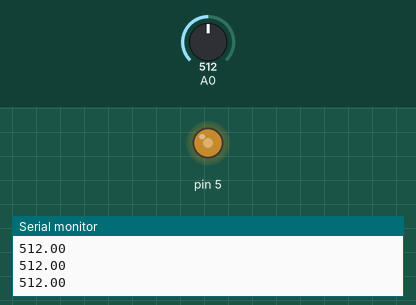
This sketch was run on a simulated Arduino Uno, built with avr-gcc and run on an emulated ATmega328P. Parts: output pins drawn as LEDs (lit = HIGH), the last lines printed to the serial monitor. The inputs (shaded band) are chosen by the test bench; at power-on: A0 = 512.

Above: at 1.2 s.
1.3 s: A0 set to 716
At 2.2 s:
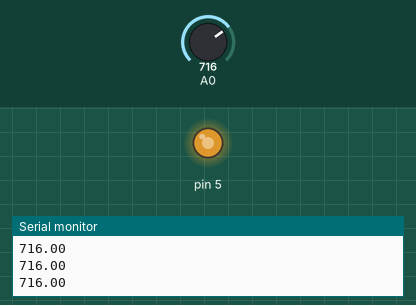
2.8 s: A0 set to 900
At 3.2 s:
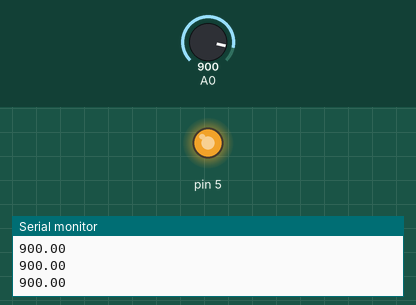
4.3 s: A0 set to 122
At 5.5 s:
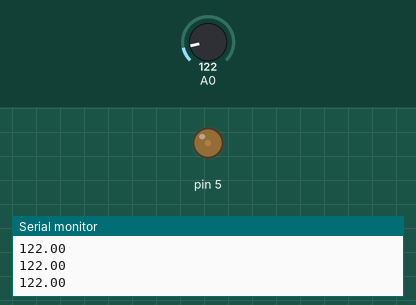
5.8 s: A0 set to 0
At 6.8 s:
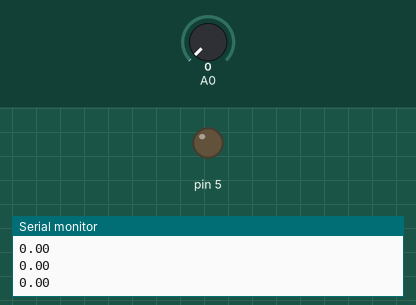
Timing chart, 0 to 8.3 s (numbered marks = the images above; inputs shaded):
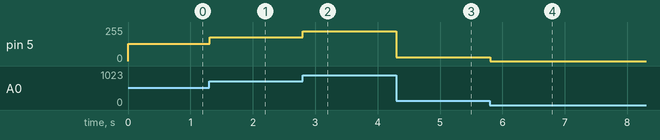

The sketch:

serialmonitor_potentiometer_controll_LEDpower.ino
```cpp
//float a = 1023;
//float b = 4;
//float c = a / b; * can print all this on the serial monitor
float data = 0;
float value = 0;

void setup() {
  // put your setup code here, to run once:
  //Serial.begin(9600); * only used when need serial monitor
 // Serial.println(c); *prints variable "c" in serial monitor
  pinMode(5, OUTPUT);
  pinMode(A0, INPUT);
  Serial.begin(9600);

}

void loop() {
  // put your main code here, to run repeatedly:
  data = analogRead(A0);
  value = data / 4.0;
  analogWrite(5, value);
  Serial.println(data);
  // printing voltage value (data) in previous line
}
```

Measured:
- after the input at 1.3 s, pin 5: 128/255 → 179/255 at once
- after the input at 2.8 s, pin 5: 179/255 → 225/255 at once
- after the input at 4.3 s, pin 5: 225/255 → 30/255 at once
- after the input at 5.8 s, pin 5: 30/255 → 0/255 at once
